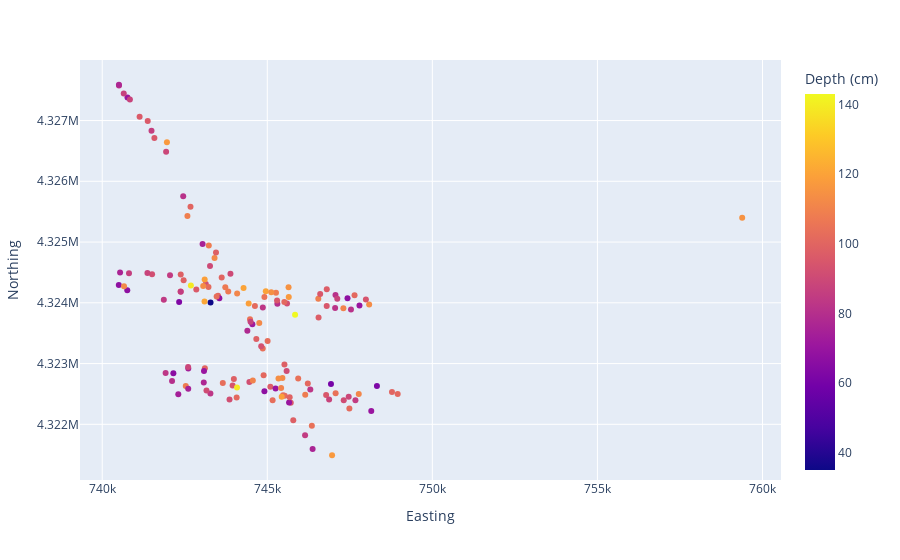

The cell this chart's notebook holds for it:
### Markdown cell above
## Scatter Plots

### Code cell
fig = px.scatter(pit_ruler_depth, x = pit_ruler_depth.Easting, y = pit_ruler_depth.Northing, color = 'Depth (cm)')
fig.show()

### Figure 1 — Plotly figure (JSON) as saved in the notebook; plotly's stock layout.template omitted (floating-point values rounded to 4 significant figures; data arrays with more than 128 entries replaced by an {"elided": "..."} marker saying what was removed)
{"data": [{"hovertemplate": "Easting=%{x}<br>Northing=%{y}<br>Depth (cm)=%{marker.color}<extra></extra>", "legendgroup": "", "marker": {"color": {"elided": "148 int values"}, "coloraxis": "coloraxis", "symbol": "circle"}, "mode": "markers", "name": "", "orientation": "v", "showlegend": false, "type": "scatter", "x": {"elided": "148 float values"}, "xaxis": "x", "y": {"elided": "148 float values"}, "yaxis": "y"}], "layout": {"coloraxis": {"colorbar": {"title": {"text": "Depth (cm)"}}, "colorscale": [[0, "#0d0887"], [0.1111, "#46039f"], [0.2222, "#7201a8"], [0.3333, "#9c179e"], [0.4444, "#bd3786"], [0.5556, "#d8576b"], [0.6667, "#ed7953"], [0.7778, "#fb9f3a"], [0.8889, "#fdca26"], [1, "#f0f921"]]}, "legend": {"tracegroupgap": 0}, "margin": {"t": 60}, "xaxis": {"anchor": "y", "domain": [0, 1], "title": {"text": "Easting"}}, "yaxis": {"anchor": "x", "domain": [0, 1], "title": {"text": "Northing"}}}}
